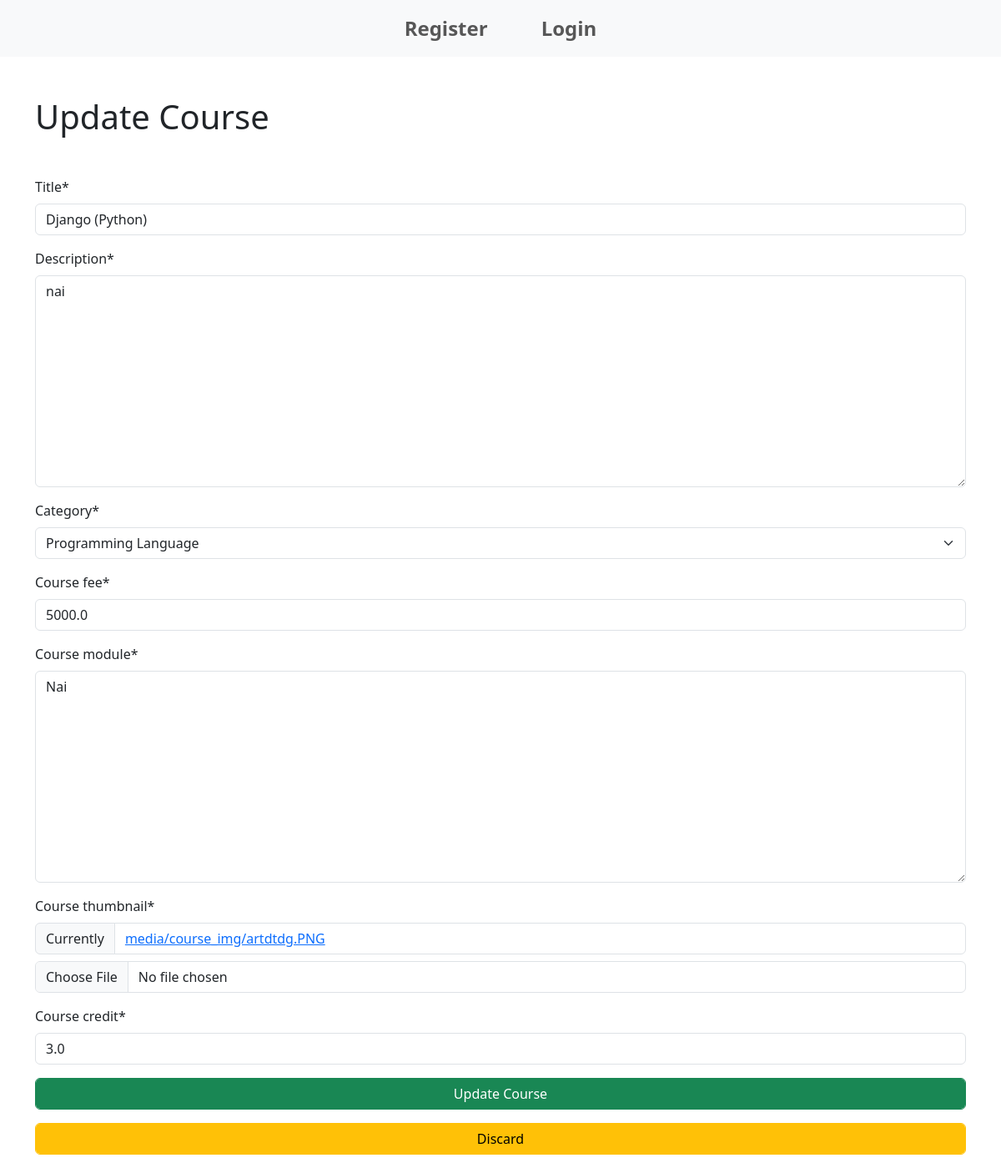
The app's page /edit-course/1/ with its own data.
### courseApp/models.py (models this page shows, shortened)
class CourseModel(models.Model):
    title = models.CharField(null=True, max_length=100)
    description = models.TextField(null=True)
    category = models.ForeignKey(
        CourseCategoryModel,
        null=True,
        on_delete=models.SET_NULL,
        related_name='course_category'
    )
    course_fee = models.FloatField(null=True, validators=[MinValueValidator(0.00)])
    course_module = models.TextField(null=True)
    course_thumbnail = models.ImageField(null=True, upload_to='media/course_img')
    course_credit = models.FloatField(null=True, validators=[MinValueValidator(0.00)])
    created_by = models.ForeignKey(
        UserModel,
        null=True,
        on_delete=models.SET_NULL,
        related_name='course_creator'
    )

### courseApp/views.py (the view, shortened to what this page needs)
# urls.py: path('edit-course/<int:id>/', edit_course, name='edit_course'),
def edit_course(request, id):
    course_data = CourseModel.objects.get(id=id)
    form_data = CourseForm(instance=course_data)
    context = {
        'title' : 'Courses',
        'page_title' : 'Update Course',
        'form_data' : form_data,
        'submit_btn_name' : 'Update Course',
        'cancel_btn_name' : 'Discard',
        'cancel_btn_url' : 'display_courses',
    }
    return render(request, 'master/base_form.html', context)

### courseApp/forms.py
class CourseForm(forms.ModelForm):
    class Meta:
        model = CourseModel
        fields = '__all__'
        exclude = ['created_by']

### courseApp/models.py (called while the page is built)
    def __str__(self):
        return f'{self.name}'

### generalApp/templates/master/base_form.html (shortened to what this page needs)
{% extends 'master/base.html' %}
{% load crispy_forms_tags %}
{% block body %}
    <h1 class="my-5">{{page_title}}</h1>
    <form method="POST" enctype="multipart/form-data">
        {{form_data | crispy}}
        <div class="mb-3">
            <button type="submit" class="btn btn-success form-control">{{submit_btn_name}}</button>
        </div>
        <div class="mb-3">
            <a href="{% url cancel_btn_url %}" class="btn btn-warning form-control">{{cancel_btn_name}}</a>
        </div>
    </form>
{% endblock body %}

### records on screen
CourseModel: title "Django (Python)", description "nai", category "Programming Language", course_fee "5000.0", course_module "Nai", course_credit "3.0"

### other values on screen
{{ page_title }} "Update Course"
{{ submit_btn_name }} "Update Course"
{{ cancel_btn_name }} "Discard"
